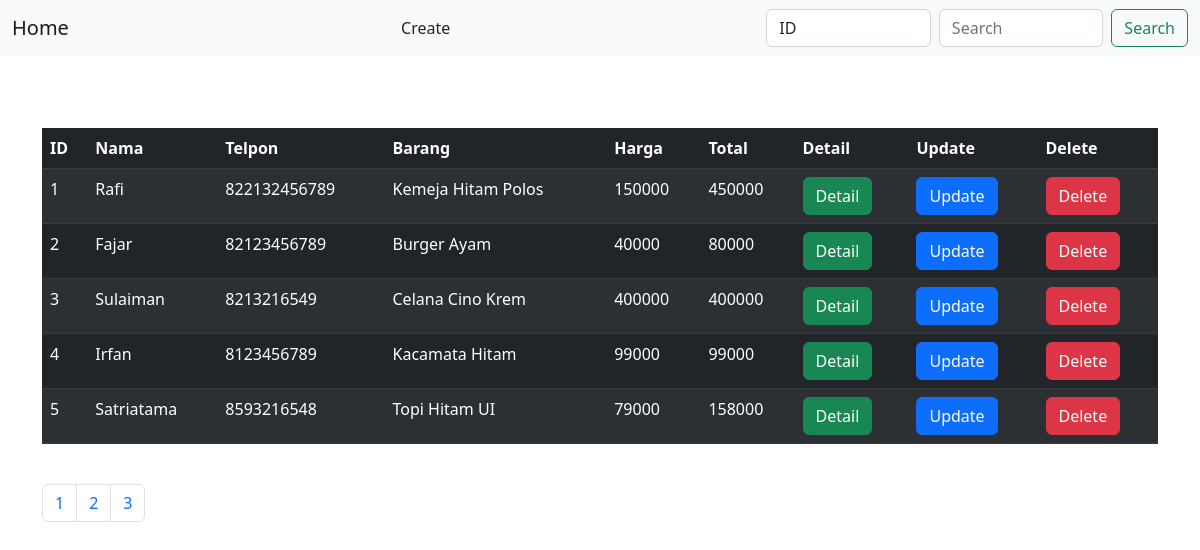
The page / on the database its author committed.
### tables this page shows
CREATE TABLE `sulaiman` (
  `id` int(11) NOT NULL,
  `nama` varchar(30) NOT NULL,
  `alamat` varchar(50) NOT NULL,
  `hp` varchar(20) NOT NULL,
  `tgl_transaksi` date NOT NULL,
  `jenis_barang` varchar(25) NOT NULL,
  `nama_barang` varchar(50) NOT NULL,
  `jumlah` int(20) NOT NULL,
  `harga` int(25) NOT NULL
);

### index.php (the view, shortened to what this page needs)
<?php
  require "config.php";
  $pagination = 5;
  $page = (isset($_GET['page'])) ? $page = $_GET['page'] : 1;
  $position = ($page == 1) ? 0 : ($page - 1) * $pagination;
  $dmlNoPagination = "SELECT id, nama, hp, nama_barang, harga, jumlah*harga as total_bayar FROM sulaiman";
  $queryNoPagination = mysqli_query($conn, $dmlNoPagination);
  $rows = mysqli_num_rows($queryNoPagination);
  $pages = ceil($rows/$pagination);
  $dmlDefault = "SELECT id, nama, hp, nama_barang, harga, jumlah*harga as total_bayar FROM sulaiman LIMIT $position, $pagination";
  $queryDefault = mysqli_query($conn, $dmlDefault);
?>
<!DOCTYPE html>
<html>
    <head>
        <link href="https://cdn.jsdelivr.net/npm/bootstrap@5.2.0-beta1/dist/css/bootstrap.min.css" rel="stylesheet">
        <link href='https://unpkg.com/boxicons@2.1.2/css/boxicons.min.css' rel='stylesheet'>
        <link rel="stylesheet" href="https://unpkg.com/js-datepicker/dist/datepicker.min.css">
    </head>
    <body>
        <nav class="navbar bg-light">
            <div class="container-fluid">
              <a class="navbar-brand" href="index.php">Home</a>
              <a class="nav-link" href="create.php">Create</a>
              <form class="d-flex" method="get" action="index.php">
                <select name="attribute" id="attribute" class="form-control me-2">
                  <option value="id" selected>ID</option>
                </select>
                <input class="form-control me-2" type="search" name="search" placeholder="Search" aria-label="Search">
                <button class="btn btn-outline-success" type="submit" name="searchBtn">Search</button>
              </form>
            </div>
          </nav>
          <div class="container">
            <br><br><br>
              <table class="table table-dark table-striped">
                <thead>
                    <tr>
                        <th>ID</th>
                        <th>Nama</th>
                        <th>Telpon</th>
                        <th>Barang</th>
                        <th>Harga</th>
                        <th>Total</th>
                        <th>Detail</th>
                        <th>Update</th>
                        <th>Delete</th>
                    </tr>
                </thead>
                <tbody>
                  <?php while ($data = (isset($_GET['searchBtn'])) ? mysqli_fetch_array($querySearch) : mysqli_fetch_array($queryDefault)) { ?>
                    <form>
                        <tr>
                            <td><?= $data['id'] ?></td>
                            <td><?= $data['nama'] ?></td>
                            <td><?= $data['hp'] ?></td>
                            <td><?= $data['nama_barang'] ?></td>
                            <td><?= $data['harga'] ?></td>
                            <td><?= $data['total_bayar'] ?></td>
                            <td><a href="show.php?id=<?= $data['id'] ?>" class="btn btn-success">Detail</a></td>
                            <td><a href="update.php?id=<?= $data['id'] ?>" class="btn btn-primary">Update</a></td>
                            <td><a href="delete.php?id=<?= $data['id'] ?>" class="btn btn-danger">Delete</a></td>
                        </tr>
                    </form>
                  <?php } ?>
                </tbody>
              </table>
              <br>
              <ul class="pagination">
                <?php for ($i = 1; $i <= $pages; $i++) { ?>
                  <li class="page-item"><a class="page-link" href="<?php echo ($i != $page) ? "index.php?page=" . $i : "#" ?>"><?= $i ?></a></li>
                <?php } ?>
              </ul>
          </div>
    </body>
</html>

### rows shown on the page
sulaiman: id "1", nama "Rafi", hp "822132456789", nama_barang "Kemeja Hitam Polos", harga "150000", total_bayar "450000"
sulaiman: id "2", nama "Fajar", hp "82123456789", nama_barang "Burger Ayam", harga "40000", total_bayar "80000"
sulaiman: id "3", nama "Sulaiman", hp "8213216549", nama_barang "Celana Cino Krem", harga "400000", total_bayar "400000"
sulaiman: id "4", nama "Irfan", hp "8123456789", nama_barang "Kacamata Hitam", harga "99000", total_bayar "99000"
sulaiman: id "5", nama "Satriatama", hp "8593216548", nama_barang "Topi Hitam UI", harga "79000", total_bayar "158000"
